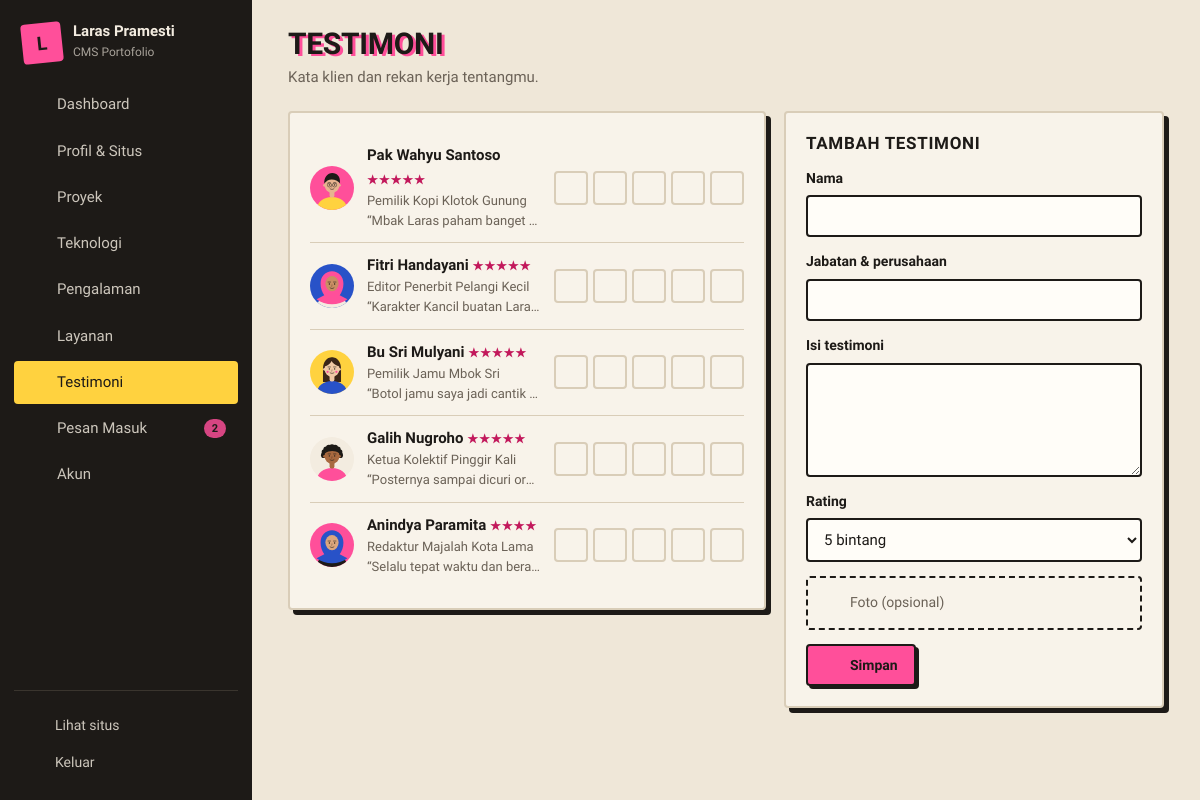
Screenshot of /index.php?page=testimoni (signed in) with the database file from the repository.
### tables this page shows
CREATE TABLE testimoni (
  id INT AUTO_INCREMENT PRIMARY KEY,
  nama VARCHAR(100) NOT NULL,
  jabatan VARCHAR(120) NOT NULL DEFAULT '',
  isi TEXT NOT NULL,
  foto VARCHAR(255) NOT NULL DEFAULT '',
  rating TINYINT UNSIGNED NOT NULL DEFAULT 5,
  tampil TINYINT(1) NOT NULL DEFAULT 1,
  urutan INT NOT NULL DEFAULT 0
);

### index.php (called while the page is built, shortened)
<?php
require __DIR__ . '/includes/bootstrap.php';
$admin = [
    'login'         => 'pages/admin/login.php',
    'logout'        => 'pages/admin/logout.php',
    'dashboard'     => 'pages/admin/dashboard.php',
    'profil'        => 'pages/admin/profil.php',
    'kelola-proyek' => 'pages/admin/proyek.php',
    'proyek-form'   => 'pages/admin/proyek-form.php',
    'teknologi'     => 'pages/admin/teknologi.php',
    'pengalaman'    => 'pages/admin/pengalaman.php',
    'layanan'       => 'pages/admin/layanan.php',
    'testimoni'     => 'pages/admin/testimoni.php',
    'pesan'         => 'pages/admin/pesan.php',
    'akun'          => 'pages/admin/akun.php',
];
$page = (string) ($_GET['page'] ?? 'beranda');
require __DIR__ . '/' . $admin[$page];

### pages/admin/testimoni.php (the view, shortened to what this page needs)
<?php
$edit = isset($_GET['id']) ? q('SELECT * FROM testimoni WHERE id = ?', [(int) $_GET['id']])->fetch() : null;
$edit = $edit ?: ['id' => 0, 'nama' => '', 'jabatan' => '', 'isi' => '', 'rating' => 5, 'foto' => ''];
$list = q('SELECT * FROM testimoni ORDER BY urutan, id')->fetchAll();
require ROOT . '/includes/admin_header.php';
?>
<div class="grid-side">
    <section class="card">
        <ul class="rows">
            <?php foreach ($list as $x): ?>
                <li class="<?= $x['tampil'] ? '' : 'hidden-row' ?>"><img src="<?= e(gambar($x['foto'], 'assets/img/avatar.svg')) ?>" alt="" class="av-img"><div class="grow"><b><?= e($x['nama']) ?> <span class="stars"><?= str_repeat('&#9733;', (int) $x['rating']) ?></span></b><small><?= e($x['jabatan']) ?></small><small class="clip">“<?= e(mb_strimwidth($x['isi'], 0, 140, '…')) ?>”</small></div>
                    <div class="row-acts">
                        <?php foreach ([['naik', 'arrow-up'], ['turun', 'arrow-down'], ['tampil', $x['tampil'] ? 'eye' : 'eye-off']] as [$a, $ic]): ?><form method="post"><?= csrf_field() ?><input type="hidden" name="id" value="<?= $x['id'] ?>"><button class="icon-btn" name="aksi" value="<?= $a ?>"><?= icon($ic, 16) ?></button></form><?php endforeach; ?>
                        <a class="icon-btn" href="<?= url('testimoni', ['id' => $x['id']]) ?>"><?= icon('pencil', 16) ?></a>
                        <form method="post" onsubmit="return confirm('Hapus testimoni ini?')"><button class="icon-btn danger" name="aksi" value="hapus"><?= icon('trash-2', 16) ?></button></form>
                    </div></li>
            <?php endforeach; ?>
        </ul>
    </section>
    <form method="post" class="card sticky" enctype="multipart/form-data">
        <div class="card-h"><h2><?= $edit['id'] ? 'Ubah testimoni' : 'Tambah testimoni' ?></h2><?php if ($edit['id']): ?><a href="<?= url('testimoni') ?>">Batal</a><?php endif; ?></div>
        <label>Nama<input name="nama" value="<?= e($edit['nama']) ?>" required maxlength="100"></label>
        <label>Jabatan & perusahaan<input name="jabatan" value="<?= e($edit['jabatan']) ?>" maxlength="120"></label>
        <label>Isi testimoni<textarea name="isi" rows="5" required maxlength="1000"><?= e($edit['isi']) ?></textarea></label>
        <label>Rating<select name="rating"><?php for ($i = 5; $i >= 1; $i--): ?><option value="<?= $i ?>" <?= (int) $edit['rating'] === $i ? 'selected' : '' ?>><?= $i ?> bintang</option><?php endfor; ?></select></label>
        <label class="file"><?= icon('upload', 18) ?> Foto (opsional)<input type="file" name="foto" accept="image/jpeg,image/png,image/webp"></label>
        <button class="btn btn-main" type="submit"><?= icon('check', 18) ?> Simpan</button>
    </form>
</div>
<?php require ROOT . '/includes/admin_footer.php';

### includes/bootstrap.php (shortened to what this page needs)
<?php
function db(): PDO
{
    static $pdo = null;
    if ($pdo === null) {
        $c = require ROOT . '/config/database.php';
        $pdo = new PDO("mysql:host={$c['host']};port={$c['port']};dbname={$c['database']};charset=utf8mb4", $c['username'], $c['password'], [
            PDO::ATTR_ERRMODE => PDO::ERRMODE_EXCEPTION,
            PDO::ATTR_DEFAULT_FETCH_MODE => PDO::FETCH_ASSOC,
            PDO::ATTR_EMULATE_PREPARES => false,
        ]);
        $pdo->exec("SET time_zone = '+07:00'");
    }
    return $pdo;
}
function q(string $sql, array $params = []): PDOStatement
{
    $st = db()->prepare($sql);
    $st->execute($params);
    return $st;
}
function e($v): string { return htmlspecialchars((string) $v, ENT_QUOTES, 'UTF-8'); }
function url(string $page, array $p = []): string { return 'index.php?' . http_build_query(['page' => $page] + $p); }
function gambar(?string $f, string $cadangan = 'assets/img/kosong.svg'): string
{
    return str_starts_with($f, 'assets/img/') ? $f : UPLOAD_URL . $f;
}
function icon(string $name, int $size = 18, string $cls = 'ic'): string
{
    static $ic = null;
    $ic ??= require __DIR__ . '/icons.php';
    return '<svg class="' . $cls . '" width="' . $size . '" height="' . $size . '" viewBox="0 0 24 24" fill="none" stroke="currentColor" stroke-width="1.8" stroke-linecap="round" stroke-linejoin="round" aria-hidden="true">' . ($ic[$name] ?? '') . '</svg>';
}

### assets/css/admin.css (style rules this page uses)
:root { --bg:#efe7d8;--card:#f8f3ea;--field:#fffdf8;--ink:#1d1a17;--muted:#6b6257; --line:#d9cdb8;--line-strong:#1d1a17;--acc:#ff4f9a;--acc-ink:#c2185b;--acc-border:#1d1a17;--on-acc:#1d1a17;--acc-soft:#fde0ec; --side:#1d1a17;--side-ink:#f3ece0;--side-hover:#2d2924;--side-on:#ffd23f;--side-on-ink:#1d1a17;--side-line:#3a352e;--side-border:0; --danger:#c62828;--err-bg:#fde4e4;--ok-bg:#e6f0ff;--ok-ink:#1d3a8a;--ok-line:#2852c8; --r:4px;--r-sm:4px;--r-xs:2px;--bw:2px;--card-shadow:5px 5px 0 #1d1a17;--btn-shadow:3px 3px 0 #1d1a17; --f-head:'Bricolage Grotesque',sans-serif;--f-body:'Bricolage Grotesque',sans-serif; }
body.adm { background-image:url(../img/kertas.svg) }
.card-h h2 { font-family:'Courier Prime',monospace;text-transform:uppercase;font-size:15px;letter-spacing:.04em }
*,*::before,*::after { box-sizing:border-box }
html { -webkit-text-size-adjust:100% }
body.adm { margin:0;background:var(--bg);color:var(--ink);font:15px/1.55 var(--f-body);min-height:100vh }
a { color:var(--acc-ink) }
h1,h2,h3 { font-family:var(--f-head);margin:0;line-height:1.2 }
img { max-width:100%;display:block }
.grow { flex:1;min-width:0 }
.ic { flex:none }
.btn { display:inline-flex;align-items:center;gap:8px;padding:10px 16px;border-radius:var(--r-sm);border:var(--bw) solid var(--line-strong);background:var(--card);color:var(--ink);font:600 14px var(--f-body);cursor:pointer;text-decoration:none;white-space:nowrap;transition:transform .15s }
.btn-main { background:var(--acc);border-color:var(--acc-border);color:var(--on-acc);box-shadow:var(--btn-shadow) }
.btn.danger,.icon-btn.danger { color:var(--danger) }
.icon-btn { width:34px;height:34px;display:inline-grid;place-items:center;border-radius:var(--r-sm);border:var(--bw) solid var(--line);background:var(--card);color:var(--ink);cursor:pointer;text-decoration:none;padding:0 }
.card { background:var(--card);border:var(--bw) solid var(--line);border-radius:var(--r);padding:20px;box-shadow:var(--card-shadow);min-width:0 }
.card+.card { margin-top:18px }
.card-h { display:flex;align-items:center;justify-content:space-between;gap:10px;margin-bottom:14px }
.card-h h2 { font-size:17px }
.grid-side { display:grid;grid-template-columns:minmax(0,1fr) 380px;gap:18px;align-items:start }
.grid-side .card+.card { margin-top:0 }
.sticky { position:sticky;top:20px }
.rows { list-style:none;margin:0;padding:0 }
.rows li { display:flex;align-items:center;gap:13px;padding:11px 0;border-bottom:1px solid var(--line) }
.rows li:last-child { border-bottom:0 }
.rows li b { display:block;font-weight:600 }
.rows li small { display:block;color:var(--muted);font-size:13px }
.clip { overflow:hidden;text-overflow:ellipsis;white-space:nowrap }
.av-img { width:44px;height:44px;border-radius:50%;object-fit:cover;flex:none }
.stars { color:var(--acc-ink);font-size:12px;letter-spacing:1px }
.row-acts { display:flex;gap:5px;flex-wrap:wrap;justify-content:flex-end }
.row-acts form { margin:0 }
label { display:block;font-weight:600;font-size:14px;margin-bottom:14px }
textarea { resize:vertical }
.file { position:relative;border:var(--bw) dashed var(--line-strong);border-radius:var(--r-sm);padding:14px;display:flex;align-items:center;gap:10px;cursor:pointer;font-weight:500;color:var(--muted) }

### rows the page displays
testimoni: foto (picture), nama "Pak Wahyu Santoso", rating "★★★★★", jabatan "Pemilik Kopi Klotok Gunung", isi "Mbak Laras paham banget…", $size 16 (drawn)
testimoni: foto (picture), nama "Fitri Handayani", rating "★★★★★", jabatan "Editor Penerbit Pelangi Kecil", isi "Karakter Kancil buatan Lara…", $size 16 (drawn)
testimoni: foto (picture), nama "Bu Sri Mulyani", rating "★★★★★", jabatan "Pemilik Jamu Mbok Sri", isi "Botol jamu saya jadi cantik…", $size 16 (drawn)
testimoni: foto (picture), nama "Galih Nugroho", rating "★★★★★", jabatan "Ketua Kolektif Pinggir Kali", isi "Posternya sampai dicuri or…", $size 16 (drawn)
testimoni: foto (picture), nama "Anindya Paramita", rating "★★★★", jabatan "Redaktur Majalah Kota Lama", isi "Selalu tepat waktu dan bera…", $size 16 (drawn)

### other values shown
mb_strtoupper(mb_substr(setting('nama', 'P'), 0, 1)) "L"
setting('nama') "Laras Pramesti"
$l "Dashboard"
$l "Profil & Situs"
$l "Proyek"
$l "Teknologi"
$l "Pengalaman"
$l "Layanan"
$l "Testimoni"
$l "Pesan Masuk"
$n "2"
$l "Akun"
$title "TESTIMONI"
$sub "Kata klien dan rekan kerja tentangmu."
form field rating "5 bintang"
